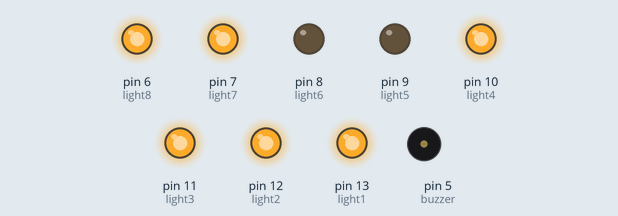
Recording of a sketch running on a simulated Arduino Uno, built with avr-gcc and run on an emulated ATmega328P. Parts: output pins drawn as LEDs (lit = HIGH), buzzer (waves = sounding).

Above: at 0.1 s.
At 3.1 s:
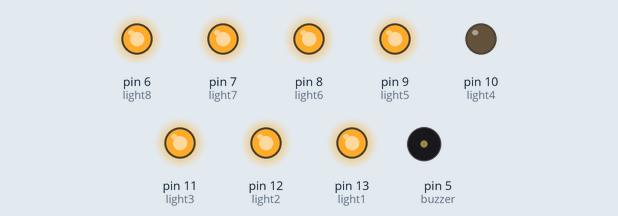
At 8.1 s:
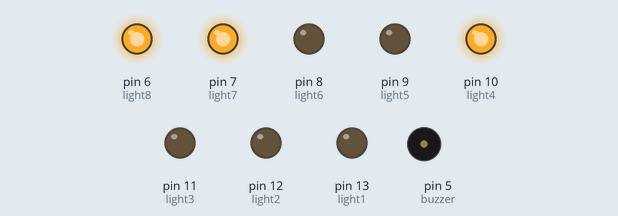
At 17.1 s:
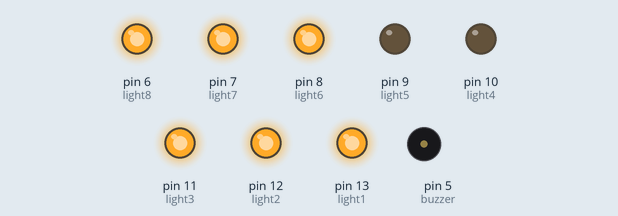
At 27.1 s:
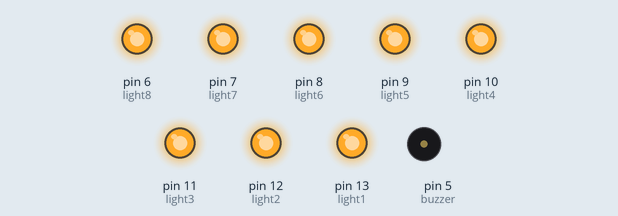
At 35.1 s:
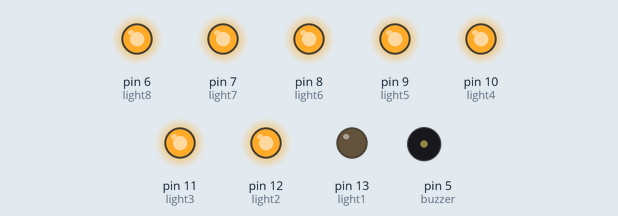
Timing chart, 0 to 40.0 s (numbered marks = the images above):
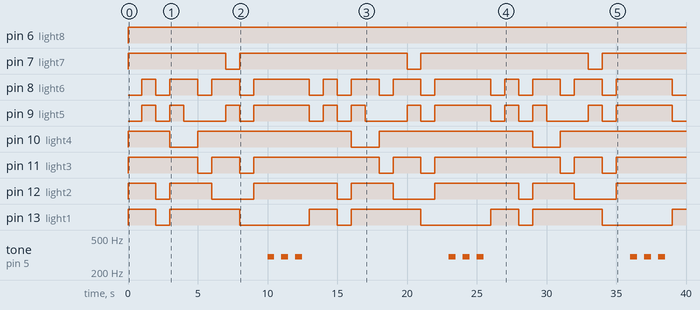

The sketch:

Buzzer.ino
```cpp
// Ian Coffey
// Buzzer.ino

// Variable Declaration
const int light1 = 13;
const int light2 = 12;
const int light3 = 11;
const int light4 = 10;
const int light5 = 9;
const int light6 = 8;
const int light7 = 7;
const int light8 = 6;
const int buzzer = 5;
const int delay_time = 1000;
const int frequency = 300;

void setup() {

  Serial.begin(9600);
  pinMode(buzzer, OUTPUT);
  pinMode(light1, OUTPUT);
  pinMode(light2, OUTPUT);
  pinMode(light3, OUTPUT);
  pinMode(light4, OUTPUT);
  pinMode(light5, OUTPUT);
  pinMode(light6, OUTPUT);
  pinMode(light7, OUTPUT);
  pinMode(light8, OUTPUT);

}

void loop() {

    // 9 digit
    digitalWrite(light1, HIGH);
    digitalWrite(light2, HIGH);
    digitalWrite(light3, HIGH);
    digitalWrite(light4, HIGH);
    digitalWrite(light5, LOW);
    digitalWrite(light6, LOW);
    digitalWrite(light7, HIGH);
    digitalWrite(light8, HIGH);
    delay(delay_time);

    // 8 digit
    digitalWrite(light5, HIGH);
    digitalWrite(light6, HIGH);
    delay(delay_time);

    // 7 digit
    digitalWrite(light1, LOW);
    digitalWrite(light2, LOW);
    digitalWrite(light5, LOW);
    digitalWrite(light6, LOW);
    delay(delay_time);

    // 6 digit
    digitalWrite(light1, HIGH);
    digitalWrite(light2, HIGH);
    digitalWrite(light4, LOW);
    digitalWrite(light5, HIGH);
    digitalWrite(light6, HIGH);
    delay(delay_time);

    // 5 digit
    digitalWrite(light5, LOW);
    delay(delay_time);

    // 4 digit
    digitalWrite(light3, LOW);
    digitalWrite(light4, HIGH);
    digitalWrite(light6, LOW);
    delay(delay_time);

    // 3 digit
    digitalWrite(light2, LOW);
    digitalWrite(light3, HIGH);
    digitalWrite(light6, HIGH);
    delay(delay_time);

    // 2 digit
    digitalWrite(light5, HIGH);
    digitalWrite(light7, LOW);
    delay(delay_time);

    // 1 digit
    digitalWrite(light1, LOW);
    digitalWrite(light3, LOW);
    digitalWrite(light5, LOW);
    digitalWrite(light6, LOW);
    digitalWrite(light7, HIGH);
    delay(delay_time);

    // 0 digit
    digitalWrite(light2, HIGH);
    digitalWrite(light3, HIGH);
    digitalWrite(light4, HIGH);
    digitalWrite(light5, HIGH);
    digitalWrite(light6, HIGH);
    delay(delay_time);

    // Turn On Buzzer 3 Times
    tone(buzzer, frequency, 500);
    delay(1000);

    tone(buzzer, 0, 500);

    tone(buzzer, frequency, 500);
    delay(1000);

    tone(buzzer, 0, 500);

    tone(buzzer, frequency, 500);
    delay(1000);

    tone(buzzer, 0, 500);

}
```

Measured:
- by itself, pin 6 (light8): LOW → HIGH at 0.00 s
- by itself, pin 7 (light7): repeats every 13.0 s: LOW 1.0 s, HIGH 12.0 s
- by itself, pin 8 (light6): repeats every 13.0 s: 2 × (LOW 1.0 s, HIGH 2.0 s), LOW 1.0 s, HIGH 4.0 s, LOW 1.0 s, HIGH 1.0 s
- by itself, pin 9 (light5): repeats every 13.0 s: LOW 1.0 s, HIGH 1.0 s, LOW 3.0 s, HIGH 1.0 s, LOW 1.0 s, HIGH 4.0 s, LOW 1.0 s, HIGH 1.0 s
- by itself, pin 10 (light4): repeats every 13.0 s: LOW 2.0 s, HIGH 11.0 s
- by itself, pin 11 (light3): repeats every 13.0 s: LOW 1.0 s, HIGH 2.0 s, LOW 1.0 s, HIGH 9.0 s
- by itself, pin 12 (light2): repeats every 13.0 s: LOW 1.0 s, HIGH 3.0 s, LOW 3.0 s, HIGH 6.0 s
- by itself, pin 13 (light1): repeats every 13.0 s: LOW 1.0 s, HIGH 5.0 s, LOW 5.0 s, HIGH 2.0 s
